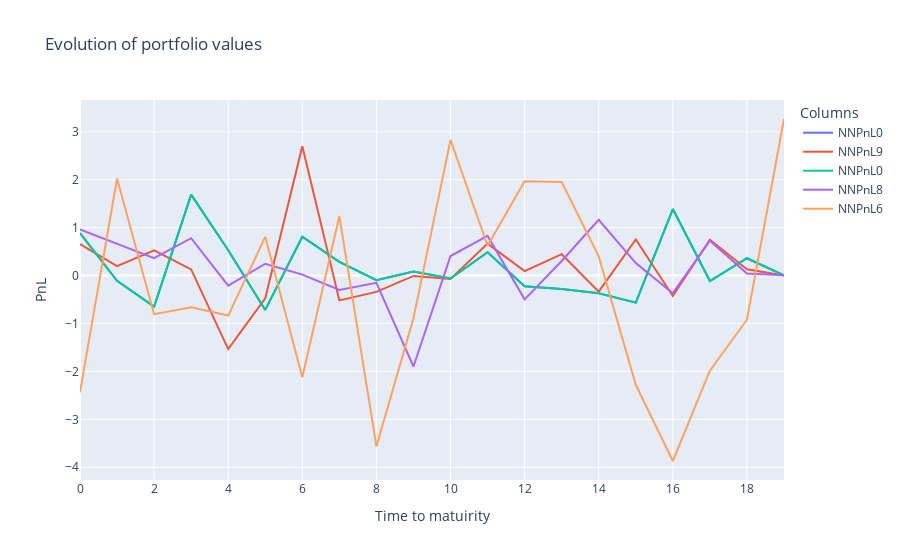

Notebook code cell kept with this figure:
### Code cell
fig = go.Figure()
# Add traces for each column
for column in rewards.columns[values]:
    fig.add_trace(go.Scatter(x=rewards.index, y=rewards[column], mode='lines', name=f"NNPnL{column}"))
    #fig.add_trace(go.Scatter(x=rewards_1.index, y=rewards_1[column], mode='lines', name=f"DeltaPnL{column}"))

# Update layout
fig.update_layout(
    title='Evolution of portfolio values',
    xaxis_title='Time to matuirity',
    yaxis_title='PnL',
    template='plotly',
    legend=dict(title='Columns'),
)

# Show the plot
fig.show()

### Figure 1 — Plotly figure (JSON) as saved in the notebook; plotly's stock layout.template omitted (floating-point values rounded to 4 significant figures)
{"data": [{"mode": "lines", "name": "NNPnL0", "type": "scatter", "x": [0, 1, 2, 3, 4, 5, 6, 7, 8, 9, 10, 11, 12, 13, 14, 15, 16, 17, 18, 19], "y": [0.888, -0.1085, -0.6469, 1.689, 0.5288, -0.7165, 0.8111, 0.2869, -0.09608, 0.08349, -0.06071, 0.488, -0.2234, -0.2802, -0.3693, -0.564, 1.389, -0.1132, 0.3618, 0.00343]}, {"mode": "lines", "name": "NNPnL9", "type": "scatter", "x": [0, 1, 2, 3, 4, 5, 6, 7, 8, 9, 10, 11, 12, 13, 14, 15, 16, 17, 18, 19], "y": [0.6571, 0.1975, 0.5251, 0.128, -1.533, -0.4742, 2.7, -0.5174, -0.3402, -0.006888, -0.06939, 0.6669, 0.09236, 0.4463, -0.3346, 0.7551, -0.4247, 0.7499, 0.13, 0.0008111]}, {"mode": "lines", "name": "NNPnL0", "type": "scatter", "x": [0, 1, 2, 3, 4, 5, 6, 7, 8, 9, 10, 11, 12, 13, 14, 15, 16, 17, 18, 19], "y": [0.888, -0.1085, -0.6469, 1.689, 0.5288, -0.7165, 0.8111, 0.2869, -0.09608, 0.08349, -0.06071, 0.488, -0.2234, -0.2802, -0.3693, -0.564, 1.389, -0.1132, 0.3618, 0.00343]}, {"mode": "lines", "name": "NNPnL8", "type": "scatter", "x": [0, 1, 2, 3, 4, 5, 6, 7, 8, 9, 10, 11, 12, 13, 14, 15, 16, 17, 18, 19], "y": [0.9629, 0.658, 0.3619, 0.78, -0.2109, 0.2472, 0.01984, -0.3005, -0.152, -1.897, 0.4083, 0.8274, -0.4963, 0.3035, 1.163, 0.2613, -0.3677, 0.7273, 0.04437, 0.009411]}, {"mode": "lines", "name": "NNPnL6", "type": "scatter", "x": [0, 1, 2, 3, 4, 5, 6, 7, 8, 9, 10, 11, 12, 13, 14, 15, 16, 17, 18, 19], "y": [-2.436, 2.026, -0.8048, -0.663, -0.8345, 0.8087, -2.12, 1.242, -3.565, -0.8917, 2.832, 0.6221, 1.97, 1.952, 0.4008, -2.279, -3.869, -1.985, -0.9211, 3.268]}], "layout": {"legend": {"title": {"text": "Columns"}}, "title": {"text": "Evolution of portfolio values"}, "xaxis": {"title": {"text": "Time to matuirity"}}, "yaxis": {"title": {"text": "PnL"}}}}
